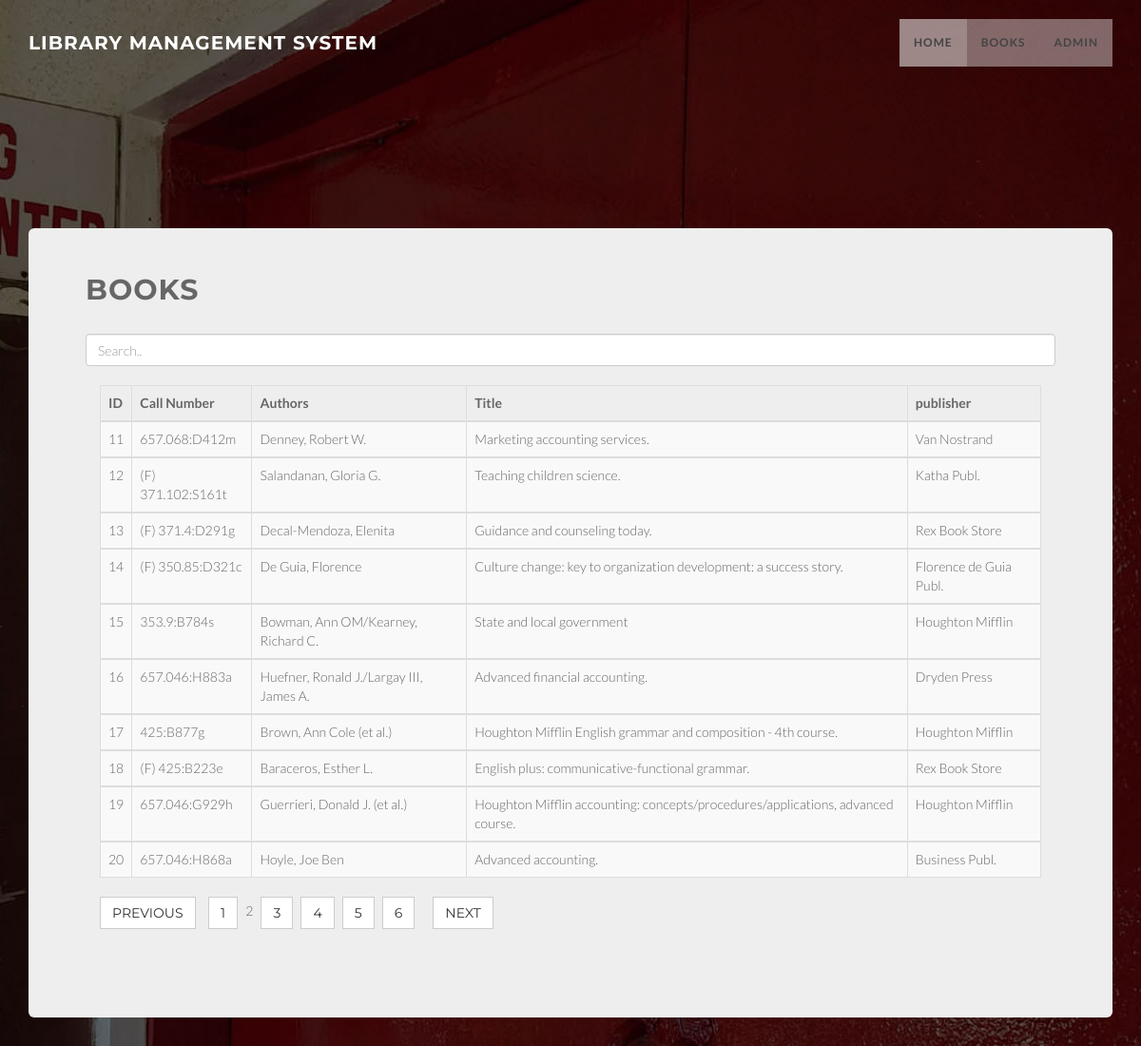
The app's page /table.php?pn=2 with its own data.
### tables this page shows
CREATE TABLE `add_book_records_copy` (
  `ID` int(100) NOT NULL AUTO_INCREMENT,
  `Call_Numbers` varchar(200) DEFAULT '',
  `Authors` varchar(100) DEFAULT NULL,
  `Title` varchar(200) DEFAULT NULL,
  `Editor` varchar(200) DEFAULT NULL,
  `Edition` varchar(200) DEFAULT NULL,
  `Place_Of_Publ` varchar(200) DEFAULT NULL,
  `Publisher` varchar(200) DEFAULT NULL,
  `Date_Of_Publ` varchar(200) DEFAULT NULL,
  `Page_No` varchar(200) DEFAULT NULL,
  `Series` varchar(200) DEFAULT NULL,
  `Notation1` varchar(200) DEFAULT NULL,
  `Notation2` varchar(200) DEFAULT NULL,
  `ISBN_No` varchar(200) DEFAULT NULL,
  `ISSN_No` varchar(200) DEFAULT NULL,
  `Accession_No` varchar(200) DEFAULT NULL,
  `Subject` varchar(200) DEFAULT NULL,
  `Quantities` varchar(200) DEFAULT NULL,
  `Total_remaining_books` varchar(200) DEFAULT NULL,
  `Abstractt` varchar(200) DEFAULT NULL,
  PRIMARY KEY (`ID`),
  KEY `Title` (`Place_Of_Publ`)
);

### table.php (the view, shortened to what this page needs)
<?php
include 'conn.php';
include 'header.php';
include ('pagination.php');
$sql = "SELECT ID, Call_Numbers, Authors, Title, Publisher FROM add_book_records_copy";
$result = mysqli_query($conn, $sql);
 ?>
<!DOCTYPE html>
<html lang="en">
<head>
  <link href="css/bootstrap.min.css" rel="stylesheet" type="text/css">
  <link href="css/style.css" rel="stylesheet" type="text/css">
  <link href="font-awesome/css/font-awesome.min.css" rel="stylesheet" type="text/css">
  <link href="css/animate.css" rel="stylesheet" />
  <link href="css/style.css" rel="stylesheet">
  <link href="color/default.css" rel="stylesheet">
</head>
<body>
	<section id="intro" class="intro">
<div class="container">
	<div class="jumbotron">
  <h2>BOOKS</h2>
  <input class="form-control" id="myInput" type="text" placeholder="Search..">
  <br>
  <div class="container">
  <table id="mytable" class="table table-bordered table-striped">
    <thead>
      <tr>
        <th>ID</th>
        <th>Call Number</th>
        <th>Authors</th>
        <th>Title</th>
        <th>publisher</th>
      </tr>
    </thead>
<?php
if ($result->num_rows > 0) {
  while ($row = $result->fetch_assoc()) {
      while($row = mysqli_fetch_array($query)){
    ?>
    <tbody id="myTable">
      <tr>
        <td><?php echo $row['ID']; ?></td>
        <td><?php echo $row['Call_Numbers']; ?></td>
        <td><?php echo $row['Authors']; ?></td>
        <td><?php echo $row ['Title']; ?></td>
        <td><?php echo $row['Publisher']; ?></td>
      </tr>
    </tbody>
    <?php
           }
      }
  }
?>
  </table>
  <div id="pagination_controls"><?php echo $paginationCtrls; ?>
  </div>
  </div>
  <div class="pagination-container">
            <nav>
            </nav>
        </div>
</div>
</div>
</section>
</body>
</html>

### css/style.css (style rules this page uses)
body { width: 100%; height: 100%; font-family: 'Lato',sans-serif; font-weight: 300; color: #666; background: url(../img/bg2.jpg) no-repeat; background-size: cover; }
html { width: 100%; height: 100%; }
h1, h2, h3, h4, h5, h6 { margin: 0 0 30px; text-transform: uppercase; font-family: Montserrat,sans-serif; font-weight: 700; letter-spacing: 1px; }
.intro { width:100%; position:relative; background: url(../img/bg2.jpg) no-repeat top center; background-size: cover; height: auto; }
#intro.intro { padding:20% 0 0 0; }
@media (min-width:767px) { .intro { height: 100%; padding: 0; } }

### records on screen
add_book_records_copy: ID "11", Call_Numbers "657.068:D412m", Authors "Denney, Robert W.", Title "Marketing accounting services.", Publisher "Van Nostrand"
add_book_records_copy: ID "12", Call_Numbers "(F) 371.102:S161t", Authors "Salandanan, Gloria G.", Title "Teaching children science.", Publisher "Katha Publ."
add_book_records_copy: ID "13", Call_Numbers "(F) 371.4:D291g", Authors "Decal-Mendoza, Elenita", Title "Guidance and counseling today.", Publisher "Rex Book Store"
add_book_records_copy: ID "14", Call_Numbers "(F) 350.85:D321c", Authors "De Guia, Florence", Title "Culture change: key to organization development: a success story.", Publisher "Florence de Guia Publ."
add_book_records_copy: ID "15", Call_Numbers "353.9:B784s", Authors "Bowman, Ann OM/Kearney, Richard C.", Title "State and local government", Publisher "Houghton Mifflin"
add_book_records_copy: ID "16", Call_Numbers "657.046:H883a", Authors "Huefner, Ronald J./Largay III, James A.", Title "Advanced financial accounting.", Publisher "Dryden Press"
add_book_records_copy: ID "17", Call_Numbers "425:B877g", Authors "Brown, Ann Cole (et al.)", Title "Houghton Mifflin English grammar and composition - 4th course.", Publisher "Houghton Mifflin"
add_book_records_copy: ID "18", Call_Numbers "(F) 425:B223e", Authors "Baraceros, Esther L.", Title "English plus: communicative-functional grammar.", Publisher "Rex Book Store"
add_book_records_copy: ID "19", Call_Numbers "657.046:G929h", Authors "Guerrieri, Donald J. (et al.)", Title "Houghton Mifflin accounting: concepts/procedures/applications, advanced course.", Publisher "Houghton Mifflin"
add_book_records_copy: ID "20", Call_Numbers "657.046:H868a", Authors "Hoyle, Joe Ben", Title "Advanced accounting.", Publisher "Business Publ."
